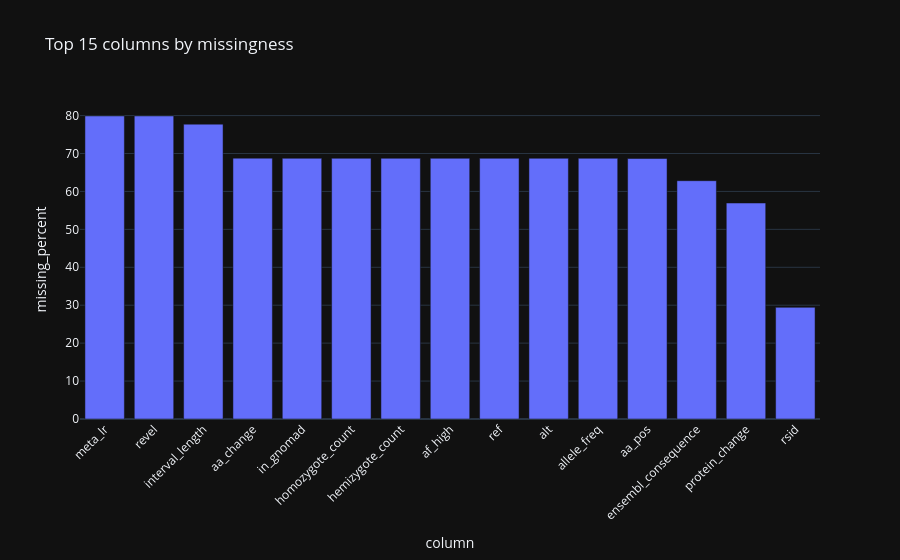

Notebook code cell kept with this figure:
### Markdown cell above
## 7. Quick sanity plots

A few simple visual checks are added here for quick inspection.

### Code cell
miss_plot = missing_global.reset_index()
miss_plot.columns = ["column", "missing_percent"]

fig = px.bar(
    miss_plot.head(15),
    x="column",
    y="missing_percent",
    title="Top 15 columns by missingness",
)
fig.update_xaxes(tickangle=-45)
fig.show()

### Figure 1 — Plotly figure (JSON) as saved in the notebook; plotly's stock layout.template omitted (floating-point values rounded to 4 significant figures)
{"data": [{"hovertemplate": "column=%{x}<br>missing_percent=%{y}<extra></extra>", "legendgroup": "", "marker": {"color": "#636efa", "pattern": {"shape": ""}}, "name": "", "orientation": "v", "showlegend": false, "textposition": "auto", "x": ["meta_lr", "revel", "interval_length", "aa_change", "in_gnomad", "homozygote_count", "hemizygote_count", "af_high", "ref", "alt", "allele_freq", "aa_pos", "ensembl_consequence", "protein_change", "rsid"], "xaxis": "x", "y": [79.9, 79.9, 77.74, 68.78, 68.74, 68.74, 68.74, 68.74, 68.74, 68.74, 68.74, 68.67, 62.83, 56.94, 29.44], "yaxis": "y", "type": "bar"}], "layout": {"xaxis": {"anchor": "y", "domain": [0.0, 1.0], "title": {"text": "column"}, "tickangle": -45}, "yaxis": {"anchor": "x", "domain": [0.0, 1.0], "title": {"text": "missing_percent"}}, "legend": {"tracegroupgap": 0}, "title": {"text": "Top 15 columns by missingness"}, "barmode": "relative"}}
